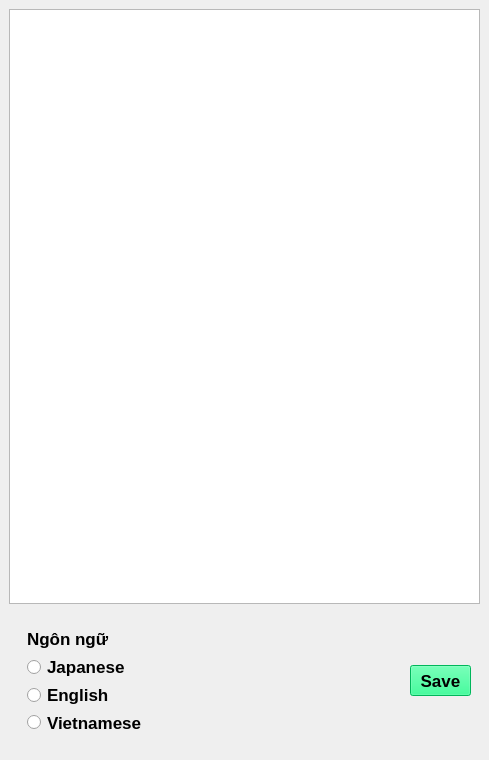
<?xml version="1.0" encoding="UTF-8"?>
<ui version="4.0">
 <class>MainWindow</class>
 <widget class="QMainWindow" name="MainWindow">
  <property name="geometry">
   <rect>
    <x>0</x>
    <y>0</y>
    <width>489</width>
    <height>760</height>
   </rect>
  </property>
  <property name="windowTitle">
   <string>MainWindow</string>
  </property>
  <property name="windowIcon">
   <iconset>
    <normaloff>img/assistant.png</normaloff>img/assistant.png</iconset>
  </property>
  <widget class="QWidget" name="centralwidget">
   <layout class="QVBoxLayout" name="verticalLayout_3">
    <item>
     <widget class="QTextBrowser" name="chat_show">
      <property name="font">
       <font>
        <pointsize>13</pointsize>
       </font>
      </property>
     </widget>
    </item>
    <item>
     <widget class="QStackedWidget" name="stackedWidget">
      <property name="minimumSize">
       <size>
        <width>471</width>
        <height>141</height>
       </size>
      </property>
      <property name="maximumSize">
       <size>
        <width>471</width>
        <height>141</height>
       </size>
      </property>
      <property name="currentIndex">
       <number>2</number>
      </property>
      <widget class="QWidget" name="main_box">
       <layout class="QHBoxLayout" name="horizontalLayout">
        <item>
         <widget class="QPushButton" name="keybord_btn">
          <property name="enabled">
           <bool>true</bool>
          </property>
          <property name="maximumSize">
           <size>
            <width>111</width>
            <height>71</height>
           </size>
          </property>
          <property name="cursor">
           <cursorShape>PointingHandCursor</cursorShape>
          </property>
          <property name="text">
           <string/>
          </property>
          <property name="icon">
           <iconset>
            <normaloff>icon/keyboard-svgrepo-com.svg</normaloff>icon/keyboard-svgrepo-com.svg</iconset>
          </property>
          <property name="iconSize">
           <size>
            <width>60</width>
            <height>60</height>
           </size>
          </property>
         </widget>
        </item>
        <item>
         <widget class="QToolButton" name="mic_btn">
          <property name="maximumSize">
           <size>
            <width>111</width>
            <height>71</height>
           </size>
          </property>
          <property name="cursor">
           <cursorShape>PointingHandCursor</cursorShape>
          </property>
          <property name="text">
           <string/>
          </property>
          <property name="icon">
           <iconset>
            <normaloff>icon/mic.svg</normaloff>icon/mic.svg</iconset>
          </property>
          <property name="iconSize">
           <size>
            <width>60</width>
            <height>60</height>
           </size>
          </property>
         </widget>
        </item>
        <item>
         <widget class="QPushButton" name="setting_btn">
          <property name="maximumSize">
           <size>
            <width>121</width>
            <height>71</height>
           </size>
          </property>
          <property name="cursor">
           <cursorShape>PointingHandCursor</cursorShape>
          </property>
          <property name="text">
           <string/>
          </property>
          <property name="icon">
           <iconset>
            <normaloff>icon/settings.svg</normaloff>icon/settings.svg</iconset>
          </property>
          <property name="iconSize">
           <size>
            <width>60</width>
            <height>60</height>
           </size>
          </property>
         </widget>
        </item>
       </layout>
      </widget>
      <widget class="QWidget" name="send_mess">
       <layout class="QHBoxLayout" name="horizontalLayout_2">
        <item>
         <widget class="QLineEdit" name="text_query">
          <property name="minimumSize">
           <size>
            <width>331</width>
            <height>41</height>
           </size>
          </property>
          <property name="maximumSize">
           <size>
            <width>331</width>
            <height>41</height>
           </size>
          </property>
          <property name="font">
           <font>
            <pointsize>13</pointsize>
           </font>
          </property>
         </widget>
        </item>
        <item>
         <widget class="QPushButton" name="send_btn">
          <property name="maximumSize">
           <size>
            <width>51</width>
            <height>41</height>
           </size>
          </property>
          <property name="cursor">
           <cursorShape>PointingHandCursor</cursorShape>
          </property>
          <property name="text">
           <string/>
          </property>
          <property name="icon">
           <iconset>
            <normaloff>icon/send.svg</normaloff>icon/send.svg</iconset>
          </property>
          <property name="iconSize">
           <size>
            <width>50</width>
            <height>40</height>
           </size>
          </property>
         </widget>
        </item>
       </layout>
      </widget>
      <widget class="QWidget" name="setting_box">
       <layout class="QHBoxLayout" name="horizontalLayout_3">
        <item>
         <widget class="QWidget" name="set_lang" native="true">
          <property name="maximumSize">
           <size>
            <width>16777215</width>
            <height>141</height>
           </size>
          </property>
          <widget class="QLabel" name="label_2">
           <property name="geometry">
            <rect>
             <x>9</x>
             <y>9</y>
             <width>368</width>
             <height>22</height>
            </rect>
           </property>
           <property name="font">
            <font>
             <pointsize>13</pointsize>
             <weight>75</weight>
             <bold>true</bold>
            </font>
           </property>
           <property name="text">
            <string>Ngôn ngữ</string>
           </property>
          </widget>
          <widget class="QRadioButton" name="eng_rad_btn">
           <property name="geometry">
            <rect>
             <x>9</x>
             <y>65</y>
             <width>368</width>
             <height>22</height>
            </rect>
           </property>
           <property name="maximumSize">
            <size>
             <width>16777215</width>
             <height>31</height>
            </size>
           </property>
           <property name="font">
            <font>
             <pointsize>13</pointsize>
             <weight>75</weight>
             <bold>true</bold>
            </font>
           </property>
           <property name="text">
            <string>English</string>
           </property>
          </widget>
          <widget class="QRadioButton" name="vn_rad_btn">
           <property name="geometry">
            <rect>
             <x>9</x>
             <y>93</y>
             <width>368</width>
             <height>21</height>
            </rect>
           </property>
           <property name="font">
            <font>
             <pointsize>13</pointsize>
             <weight>75</weight>
             <bold>true</bold>
            </font>
           </property>
           <property name="text">
            <string>Vietnamese</string>
           </property>
          </widget>
          <widget class="QRadioButton" name="jap_rad_btn">
           <property name="geometry">
            <rect>
             <x>9</x>
             <y>37</y>
             <width>368</width>
             <height>22</height>
            </rect>
           </property>
           <property name="font">
            <font>
             <pointsize>13</pointsize>
             <weight>75</weight>
             <bold>true</bold>
            </font>
           </property>
           <property name="text">
            <string>Japanese</string>
           </property>
          </widget>
         </widget>
        </item>
        <item>
         <widget class="QPushButton" name="save_set_btn">
          <property name="maximumSize">
           <size>
            <width>61</width>
            <height>31</height>
           </size>
          </property>
          <property name="font">
           <font>
            <pointsize>13</pointsize>
            <weight>75</weight>
            <bold>true</bold>
           </font>
          </property>
          <property name="cursor">
           <cursorShape>PointingHandCursor</cursorShape>
          </property>
          <property name="styleSheet">
           <string notr="true">#save_set_btn{
	background-color: rgb(0, 255, 127);
}</string>
          </property>
          <property name="text">
           <string>Save</string>
          </property>
         </widget>
        </item>
       </layout>
      </widget>
     </widget>
    </item>
   </layout>
  </widget>
 </widget>
 <resources/>
 <connections/>
</ui>
